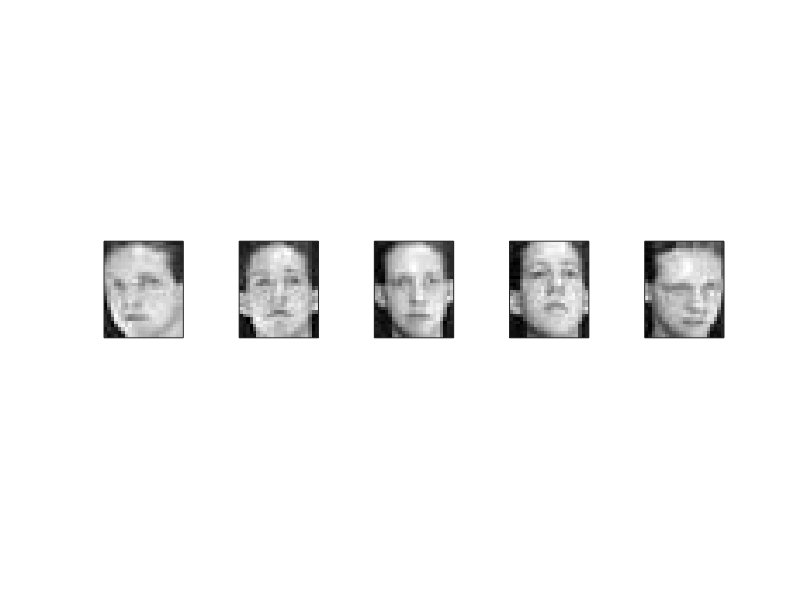

MATLAB code for this plot:
clear variables


% load training and test data
load('mat_data/train.mat')
load('mat_data/test.mat')


% show the first 5 images in training data
for i = 1:5
    subplot(1,5,i)
    I = reshape(Ytrain(:,i),28,23);
    imagesc(I);
    colormap(gray);
    axis image;
    set(gca,'xtick',[],'ytick',[])
end


% show the first 5 images in test data
for i = 1:5
    subplot(1,5,i)
    I = reshape(Ytest(:,i),28,23);
    imagesc(I);
    colormap(gray);
    axis image;
    set(gca,'xtick',[],'ytick',[])
end
